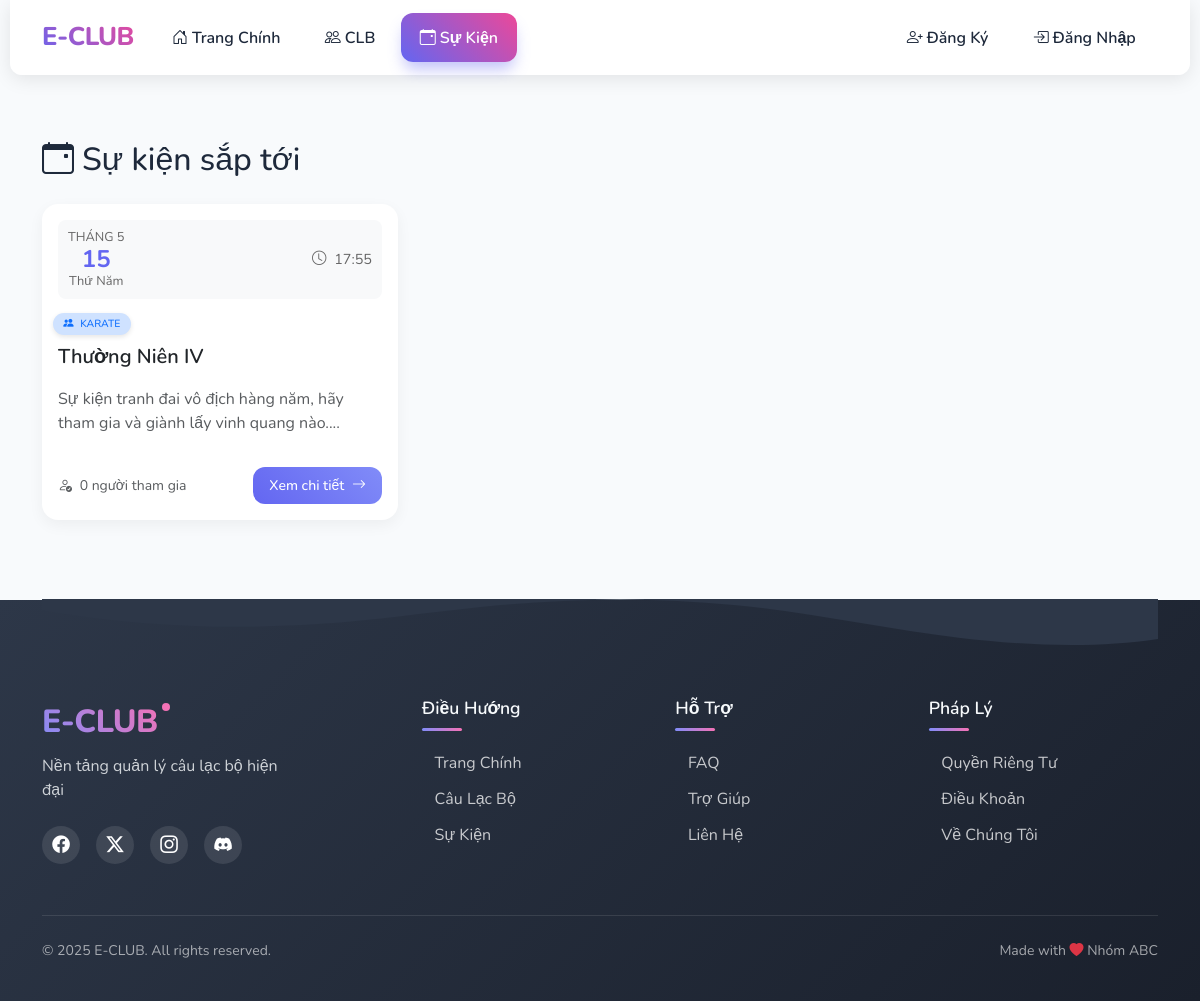
Page /index.php?page=events on the committed database.
### tables this page shows
CREATE TABLE `events` (
  `id` int(11) NOT NULL,
  `club_id` int(11) DEFAULT NULL,
  `title` varchar(200) NOT NULL,
  `description` text DEFAULT NULL,
  `event_date` datetime NOT NULL,
  `status` enum('pending','approved','rejected') DEFAULT 'pending',
  `created_by` int(11) DEFAULT NULL,
  `created_at` timestamp NOT NULL DEFAULT current_timestamp()
);

CREATE TABLE `clubs` (
  `id` int(11) NOT NULL,
  `name` varchar(100) NOT NULL,
  `description` text DEFAULT NULL,
  `created_at` timestamp NOT NULL DEFAULT current_timestamp(),
  `status` enum('active','inactive') NOT NULL DEFAULT 'active',
  `image_url` varchar(255) DEFAULT NULL,
  `bank_info` json DEFAULT NULL
);

### pages/events.php (the view, shortened to what the rows shown need)
<?php
if (isset($_GET['id'])) {
    $event_id = sanitize($_GET['id']);
    $can_view = false;
    if (isAdmin()) {
        $can_view = true;
    } else {
        $sql = "SELECT e.*, c.name as club_name
               FROM events e
               INNER JOIN clubs c ON e.club_id = c.id
               LEFT JOIN club_members cm ON c.id = cm.club_id AND cm.user_id = ?
               WHERE e.id = ? AND (e.status = 'approved' OR e.created_by = ?)
               AND (cm.status = 'approved' OR EXISTS (SELECT 1 FROM club_leaders cl WHERE cl.club_id = c.id AND cl.user_id = ?))";
        $stmt = $conn->prepare($sql);
        $stmt->bind_param("iiii", $_SESSION['user_id'], $event_id, $_SESSION['user_id'], $_SESSION['user_id']);
        $stmt->execute();
        $can_view = $stmt->get_result()->num_rows > 0;
    }
    if (!$can_view) {
        flashMessage('Bạn phải là thành viên của câu lạc bộ này !', 'danger');
        redirect('/index.php?page=events');
    }
    $sql = "SELECT e.*, c.name as club_name, COUNT(a.id) as attendance_count
           FROM events e
           INNER JOIN clubs c ON e.club_id = c.id
           LEFT JOIN attendance a ON e.id = a.event_id AND a.status = 'present'
           WHERE e.id = ?
           GROUP BY e.id";
    $stmt = $conn->prepare($sql);
    $stmt->bind_param("i", $event_id);
    $stmt->execute();
    $event = $stmt->get_result()->fetch_assoc();
    if (!$event) {
        flashMessage('Event not found', 'danger');
        redirect('/index.php?page=events');
    }
    if (isLoggedIn() && isset($_POST['mark_attendance'])) {
        $status = sanitize($_POST['status']);
        $event_date = new DateTime($event['event_date']);
        $current_date = new DateTime();
        if ($current_date < $event_date && $status === 'present') {
            flashMessage('Cannot mark present for future events', 'warning');
        } else {
            $sql = "SELECT id FROM attendance WHERE event_id = ? AND user_id = ?";
            $stmt = $conn->prepare($sql);
            $stmt->bind_param("ii", $event_id, $_SESSION['user_id']);
            $stmt->execute();
            $result = $stmt->get_result();
            if ($result->num_rows > 0) {
                $sql = "UPDATE attendance SET status = ? WHERE event_id = ? AND user_id = ?";
                $stmt = $conn->prepare($sql);
                $stmt->bind_param("sii", $status, $event_id, $_SESSION['user_id']);
            } else {
                $sql = "INSERT INTO attendance (event_id, user_id, status) VALUES (?, ?, ?)";
                $stmt = $conn->prepare($sql);
                $stmt->bind_param("iis", $event_id, $_SESSION['user_id'], $status);
            }
            if ($stmt->execute()) {
                flashMessage('Attendance marked successfully');
                redirect('/index.php?page=events&id=' . $event_id);
            } else {
                flashMessage('Failed to mark attendance: ' . $conn->error, 'danger');
            }
        }
    }
    $user_attendance = null;
    if (isLoggedIn()) {
        $sql = "SELECT status FROM attendance WHERE event_id = ? AND user_id = ?";
        $stmt = $conn->prepare($sql);
        $stmt->bind_param("ii", $event_id, $_SESSION['user_id']);
        $stmt->execute();
        $result = $stmt->get_result();
        if ($result->num_rows > 0) {
            $user_attendance = $result->fetch_assoc()['status'];
        }
    }
    $sql = "SELECT u.name, a.status, a.created_at
           FROM attendance a
           INNER JOIN users u ON a.user_id = u.id
           WHERE a.event_id = ?";
    $stmt = $conn->prepare($sql);
    $stmt->bind_param("i", $event_id);
    $stmt->execute();
    $attendees = $stmt->get_result()->fetch_all(MYSQLI_ASSOC);
    ?>
    <div class="container py-4">
        <div class="row g-4">
            <div class="col-md-8">
                <div class="card shadow-sm">
                    <div class="card-header bg-primary text-white p-4">
                        <h2 class="card-title mb-1"><?php echo htmlspecialchars($event['title']); ?></h2>
                        <div class="d-flex align-items-center">
                            <i class="bi bi-people-fill me-2"></i>
                            <span><?php echo htmlspecialchars($event['club_name']); ?></span>
                        </div>
                    </div>
                    <div class="card-body p-4">
                        <div class="row mb-4">
                            <div class="col-md-4">
                                <div class="event-calendar text-center">
                                    <div class="calendar-month bg-light text-primary p-2">
                                        <?php
                                        $months = array(
                                            'January' => 'Tháng 1', 'February' => 'Tháng 2', 'March' => 'Tháng 3',
                                            'April' => 'Tháng 4', 'May' => 'Tháng 5', 'June' => 'Tháng 6',
                                            'July' => 'Tháng 7', 'August' => 'Tháng 8', 'September' => 'Tháng 9',
                                            'October' => 'Tháng 10', 'November' => 'Tháng 11', 'December' => 'Tháng 12'
                                        );
                                        $month = date('F', strtotime($event['event_date']));
                                        echo $months[$month];
                                        ?>
                                    </div>
                                    <div class="calendar-day p-3">
                                        <span class="display-4 fw-bold"><?php echo date('d', strtotime($event['event_date'])); ?></span>
                                        <span class="d-block">
                                            <?php
                                            $days = array(
                                                'Monday' => 'Thứ Hai', 'Tuesday' => 'Thứ Ba', 'Wednesday' => 'Thứ Tư',
                                                'Thursday' => 'Thứ Năm', 'Friday' => 'Thứ Sáu', 'Saturday' => 'Thứ Bảy',
                                                'Sunday' => 'Chủ Nhật'
                                            );
                                            $day = date('l', strtotime($event['event_date']));
                                            echo $days[$day];
                                            ?>
                                        </span>
                                        <span class="d-block text-muted">Năm <?php echo date('Y', strtotime($event['event_date'])); ?></span>
                                    </div>
                                    <div class="calendar-time bg-light text-primary p-2">
                                        <i class="bi bi-clock me-1"></i>
                                        <?php echo date('H:i', strtotime($event['event_date'])); ?>
                                    </div>
                                </div>
                            </div>
                            <div class="col-md-8">
                                <div class="event-stats">
                                    <div class="row g-3">
                                        <div class="col-6">
                                            <div class="p-3 bg-light rounded-3">
                                                <div class="text-muted mb-1">Số người tham gia</div>
                                                <div class="h3 mb-0"><?php echo $event['attendance_count']; ?> người</div>
                                            </div>
                                        </div>
                                        <div class="col-6">
                                            <div class="p-3 bg-light rounded-3">
                                                <div class="text-muted mb-1">Trạng thái</div>
                                                <div class="h5 mb-0">
                                                    <?php if (strtotime($event['event_date']) > time()): ?>
                                                        <span class="badge bg-primary">Sắp diễn ra</span>
                                                    <?php else: ?>
                                                        <span class="badge bg-success">Đã kết thúc</span>
                                                    <?php endif; ?>
                                                </div>
                                            </div>
                                        </div>
                                    </div>
                                </div>
                            </div>
                        </div>
                        <h5 class="mb-3">Chi tiết sự kiện</h5>
                        <div class="event-description mb-4">
                            <?php echo nl2br(htmlspecialchars($event['description'])); ?>
                        </div>
                    </div>
                </div>
            </div>
            <div class="col-md-4">
                <div class="card shadow-sm">
                    <div class="card-header bg-light">
                        <h5 class="card-title mb-0">
                            <i class="bi bi-people me-2"></i>Danh sách điểm danh
                        </h5>
                    </div>
                    <div class="card-body p-0">
                        <div class="list-group list-group-flush">
                            <?php foreach ($attendees as $attendee): ?>
                            <div class="list-group-item">
                                <div class="d-flex justify-content-between align-items-center">
                                    <div>
                                        <div class="fw-500"><?php echo htmlspecialchars($attendee['name']); ?></div>
                                        <small class="text-muted">
                                            <i class="bi bi-clock me-1"></i>
                                            <?php
                                            setlocale(LC_TIME, 'vi_VN');
                                            echo date('d/m/Y - H:i', strtotime($attendee['created_at']));
                                            ?>
                                        </small>
                                    </div>
                                    <span class="badge bg-<?php echo $attendee['status'] === 'present' ? 'success' : 'danger'; ?>">
                                        <?php echo $attendee['status'] === 'present' ? 'Có mặt' : 'Vắng mặt'; ?>
                                    </span>
                                </div>
                            </div>
                            <?php endforeach; ?>
                        </div>
                    </div>
                </div>
            </div>
        </div>
    </div>
<style>
.event-calendar {
    border: 1px solid rgba(0,0,0,0.1);
    border-radius: 10px;
    overflow: hidden;
}
.calendar-month {
    font-weight: 600;
    text-transform: uppercase;
    letter-spacing: 1px;
}
.calendar-day {
    background: white;
}
.calendar-day .display-4 {
    line-height: 1;
    color: var(--primary-color);
}
.event-description {
    line-height: 1.7;
    color: #444;
}
.attendance-form {
    border: 1px solid rgba(0,0,0,0.1);
}
.fw-500 {
    font-weight: 500;
}
</style>
<?php } else {
    $sql = "SELECT e.*, c.name as club_name, COUNT(a.id) as attendance_count
           FROM events e
           INNER JOIN clubs c ON e.club_id = c.id
           LEFT JOIN attendance a ON e.id = a.event_id AND a.status = 'present'
           LEFT JOIN club_members cm ON c.id = cm.club_id AND cm.user_id = ?
           LEFT JOIN club_leaders cl ON c.id = cl.club_id AND cl.user_id = ?
           WHERE e.event_date >= CURDATE()
           AND (? = 1 OR e.status = 'approved' OR e.created_by = ? OR cm.status = 'approved' OR cl.id IS NOT NULL)
           GROUP BY e.id
           ORDER BY e.event_date";
    $stmt = $conn->prepare($sql);
    $is_admin = isAdmin() ? 1 : 0;
    $user_id = isset($_SESSION['user_id']) ? $_SESSION['user_id'] : 0;
    $stmt->bind_param("iiii", $user_id, $user_id, $is_admin, $user_id);
    $stmt->execute();
    $events = $stmt->get_result()->fetch_all(MYSQLI_ASSOC);
    ?>
    <div class="container py-4">
        <div class="row mb-4">
            <div class="col">
                <h2 class="mb-0"><i class="bi bi-calendar-event me-2"></i><?php echo __('upcoming_events'); ?></h2>
            </div>
        </div>
        <div class="row g-4">
            <?php foreach ($events as $event): ?>
            <div class="col-md-4 mb-4">
                <div class="card h-100 event-card">
                    <div class="card-body d-flex flex-column">
                        <div class="event-date-badge mb-3">
                            <?php
                            $event_date = strtotime($event['event_date']);
                            $days = array(
                                'Monday' => 'Thứ Hai', 'Tuesday' => 'Thứ Ba', 'Wednesday' => 'Thứ Tư',
                                'Thursday' => 'Thứ Năm', 'Friday' => 'Thứ Sáu', 'Saturday' => 'Thứ Bảy',
                                'Sunday' => 'Chủ Nhật'
                            );
                            $day = date('l', $event_date);
                            ?>
                            <div class="date-box text-center">
                                <span class="month"><?php echo 'Tháng ' . date('n', $event_date); ?></span>
                                <span class="day"><?php echo date('d', $event_date); ?></span>
                                <span class="weekday"><?php echo $days[$day]; ?></span>
                            </div>
                            <div class="time">
                                <i class="bi bi-clock me-1"></i>
                                <?php echo date('H:i', $event_date); ?>
                            </div>
                        </div>
                        <div class="event-club mb-2">
                            <span class="badge bg-primary-subtle text-primary">
                                <i class="bi bi-people-fill me-1"></i>
                                <?php echo htmlspecialchars($event['club_name']); ?>
                            </span>
                        </div>
                        <h5 class="card-title mb-3"><?php echo htmlspecialchars($event['title']); ?></h5>
                        <p class="card-text text-muted"><?php echo htmlspecialchars(substr($event['description'], 0, 100)) . '...'; ?></p>
                        <div class="event-card-footer mt-auto pt-3">
                            <div class="d-flex justify-content-between align-items-center">
                                <div class="event-stats">
                                    <small class="text-muted">
                                        <i class="bi bi-person-check me-1"></i>
                                        <?php echo $event['attendance_count']; ?> người tham gia
                                    </small>
                                </div>
                                <a href="index.php?page=events&id=<?php echo $event['id']; ?>" class="btn btn-primary btn-sm">
                                    Xem chi tiết
                                    <i class="bi bi-arrow-right ms-1"></i>
                                </a>
                            </div>
                        </div>
                    </div>
                </div>
            </div>
            <?php endforeach; ?>
        </div>
    </div>
<?php } ?>

### rows in the picture
events: event_date "5", event_date "15", event_date "Thứ Năm", event_date "17:55", club.name "KARATE", title "Thường Niên IV", description "Sự kiện tranh đai vô địch hàng năm, hãy tham gia và giành lấy vinh quang nào.", attendance_count "0"

### other values in the picture
__('upcoming_events') "Sự kiện sắp tới"
APP_NAME "E-CLUB"
